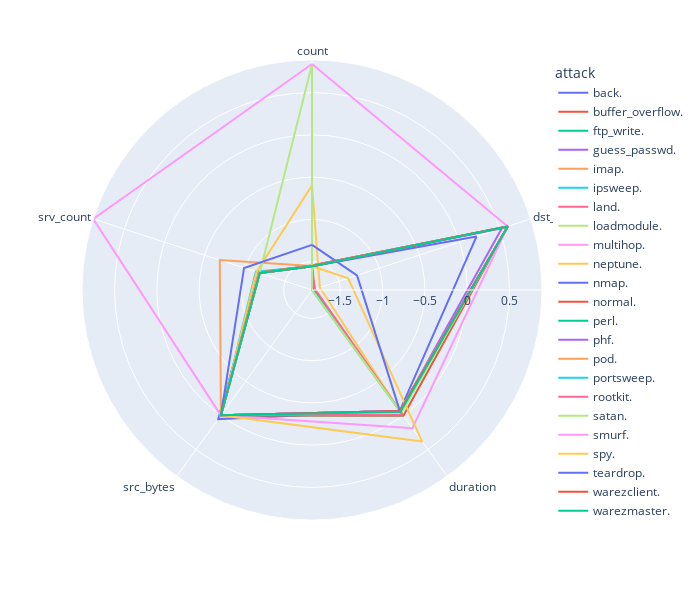

This figure's notebook cell:
### Code cell
fig = px.line_polar(df_radar, r="value", theta="variable", color="attack", line_close=True,  width=700, height=600)
fig.show()

### Figure 1 — Plotly figure (JSON) as saved in the notebook; plotly's stock layout.template omitted (floating-point values rounded to 4 significant figures)
{"data": [{"hovertemplate": "attack=back.<br>value=%{r}<br>variable=%{theta}<extra></extra>", "legendgroup": "back.", "line": {"color": "#636efa", "dash": "solid"}, "marker": {"symbol": "circle"}, "mode": "lines", "name": "back.", "r": [-1.545, 0.5994, -0.06779, 0.05213, -1.177, -1.545], "showlegend": true, "subplot": "polar", "theta": ["count", "dst_host_same_srv_rate", "duration", "src_bytes", "srv_count", "count"], "type": "scatterpolar", "visible": true}, {"hovertemplate": "attack=buffer_overflow.<br>value=%{r}<br>variable=%{theta}<extra></extra>", "legendgroup": "buffer_overflow.", "line": {"color": "#EF553B", "dash": "solid"}, "marker": {"symbol": "circle"}, "mode": "lines", "name": "buffer_overflow.", "r": [-1.554, 0.5994, 0.004268, -0.00148, -1.185, -1.554], "showlegend": true, "subplot": "polar", "theta": ["count", "dst_host_same_srv_rate", "duration", "src_bytes", "srv_count", "count"], "type": "scatterpolar", "visible": true}, {"hovertemplate": "attack=ftp_write.<br>value=%{r}<br>variable=%{theta}<extra></extra>", "legendgroup": "ftp_write.", "line": {"color": "#00cc96", "dash": "solid"}, "marker": {"symbol": "circle"}, "mode": "lines", "name": "ftp_write.", "r": [-1.554, 0.5994, -0.04942, -0.00295, -1.185, -1.554], "showlegend": true, "subplot": "polar", "theta": ["count", "dst_host_same_srv_rate", "duration", "src_bytes", "srv_count", "count"], "type": "scatterpolar", "visible": true}, {"hovertemplate": "attack=guess_passwd.<br>value=%{r}<br>variable=%{theta}<extra></extra>", "legendgroup": "guess_passwd.", "line": {"color": "#ab63fa", "dash": "solid"}, "marker": {"symbol": "circle"}, "mode": "lines", "name": "guess_passwd.", "r": [-1.55, 0.5994, -0.06779, -0.002934, -1.181, -1.55], "showlegend": true, "subplot": "polar", "theta": ["count", "dst_host_same_srv_rate", "duration", "src_bytes", "srv_count", "count"], "type": "scatterpolar", "visible": true}, {"hovertemplate": "attack=imap.<br>value=%{r}<br>variable=%{theta}<extra></extra>", "legendgroup": "imap.", "line": {"color": "#FFA15A", "dash": "solid"}, "marker": {"symbol": "circle"}, "mode": "lines", "name": "imap.", "r": [-1.552, 0.5994, -0.06779, -0.003062, -0.6877, -1.552], "showlegend": true, "subplot": "polar", "theta": ["count", "dst_host_same_srv_rate", "duration", "src_bytes", "srv_count", "count"], "type": "scatterpolar", "visible": true}, {"hovertemplate": "attack=ipsweep.<br>value=%{r}<br>variable=%{theta}<extra></extra>", "legendgroup": "ipsweep.", "line": {"color": "#19d3f3", "dash": "solid"}, "marker": {"symbol": "circle"}, "mode": "lines", "name": "ipsweep.", "r": [-1.554, 0.5994, -0.06779, -0.003054, -1.136, -1.554], "showlegend": true, "subplot": "polar", "theta": ["count", "dst_host_same_srv_rate", "duration", "src_bytes", "srv_count", "count"], "type": "scatterpolar", "visible": true}, {"hovertemplate": "attack=land.<br>value=%{r}<br>variable=%{theta}<extra></extra>", "legendgroup": "land.", "line": {"color": "#FF6692", "dash": "solid"}, "marker": {"symbol": "circle"}, "mode": "lines", "name": "land.", "r": [-1.554, 0.5994, -0.06779, -0.003062, -1.181, -1.554], "showlegend": true, "subplot": "polar", "theta": ["count", "dst_host_same_srv_rate", "duration", "src_bytes", "srv_count", "count"], "type": "scatterpolar", "visible": true}, {"hovertemplate": "attack=loadmodule.<br>value=%{r}<br>variable=%{theta}<extra></extra>", "legendgroup": "loadmodule.", "line": {"color": "#B6E880", "dash": "solid"}, "marker": {"symbol": "circle"}, "mode": "lines", "name": "loadmodule.", "r": [-1.554, 0.5994, -0.03812, -0.002918, -1.185, -1.554], "showlegend": true, "subplot": "polar", "theta": ["count", "dst_host_same_srv_rate", "duration", "src_bytes", "srv_count", "count"], "type": "scatterpolar", "visible": true}, {"hovertemplate": "attack=multihop.<br>value=%{r}<br>variable=%{theta}<extra></extra>", "legendgroup": "multihop.", "line": {"color": "#FF97FF", "dash": "solid"}, "marker": {"symbol": "circle"}, "mode": "lines", "name": "multihop.", "r": [-1.554, 0.5994, 0.1851, -0.002941, -1.185, -1.554], "showlegend": true, "subplot": "polar", "theta": ["count", "dst_host_same_srv_rate", "duration", "src_bytes", "srv_count", "count"], "type": "scatterpolar", "visible": true}, {"hovertemplate": "attack=neptune.<br>value=%{r}<br>variable=%{theta}<extra></extra>", "legendgroup": "neptune.", "line": {"color": "#FECB52", "dash": "solid"}, "marker": {"symbol": "circle"}, "mode": "lines", "name": "neptune.", "r": [-0.5972, -1.738, -0.06779, -0.003062, -1.144, -0.5972], "showlegend": true, "subplot": "polar", "theta": ["count", "dst_host_same_srv_rate", "duration", "src_bytes", "srv_count", "count"], "type": "scatterpolar", "visible": true}, {"hovertemplate": "attack=nmap.<br>value=%{r}<br>variable=%{theta}<extra></extra>", "legendgroup": "nmap.", "line": {"color": "#636efa", "dash": "solid"}, "marker": {"symbol": "circle"}, "mode": "lines", "name": "nmap.", "r": [-1.554, 0.2099, -0.06779, -0.003054, -1.181, -1.554], "showlegend": true, "subplot": "polar", "theta": ["count", "dst_host_same_srv_rate", "duration", "src_bytes", "srv_count", "count"], "type": "scatterpolar", "visible": true}, {"hovertemplate": "attack=normal.<br>value=%{r}<br>variable=%{theta}<extra></extra>", "legendgroup": "normal.", "line": {"color": "#EF553B", "dash": "solid"}, "marker": {"symbol": "circle"}, "mode": "lines", "name": "normal.", "r": [-1.545, 0.5994, -0.06779, -0.002828, -1.173, -1.545], "showlegend": true, "subplot": "polar", "theta": ["count", "dst_host_same_srv_rate", "duration", "src_bytes", "srv_count", "count"], "type": "scatterpolar", "visible": true}, {"hovertemplate": "attack=perl.<br>value=%{r}<br>variable=%{theta}<extra></extra>", "legendgroup": "perl.", "line": {"color": "#00cc96", "dash": "solid"}, "marker": {"symbol": "circle"}, "mode": "lines", "name": "perl.", "r": [-1.554, -1.811, -0.00421, -0.00279, -1.185, -1.554], "showlegend": true, "subplot": "polar", "theta": ["count", "dst_host_same_srv_rate", "duration", "src_bytes", "srv_count", "count"], "type": "scatterpolar", "visible": true}, {"hovertemplate": "attack=phf.<br>value=%{r}<br>variable=%{theta}<extra></extra>", "legendgroup": "phf.", "line": {"color": "#ab63fa", "dash": "solid"}, "marker": {"symbol": "circle"}, "mode": "lines", "name": "phf.", "r": [-1.554, 0.5264, -0.06355, -0.00301, -1.185, -1.554], "showlegend": true, "subplot": "polar", "theta": ["count", "dst_host_same_srv_rate", "duration", "src_bytes", "srv_count", "count"], "type": "scatterpolar", "visible": true}, {"hovertemplate": "attack=pod.<br>value=%{r}<br>variable=%{theta}<extra></extra>", "legendgroup": "pod.", "line": {"color": "#FFA15A", "dash": "solid"}, "marker": {"symbol": "circle"}, "mode": "lines", "name": "pod.", "r": [-1.55, 0.5994, -0.06779, -0.001564, -1.173, -1.55], "showlegend": true, "subplot": "polar", "theta": ["count", "dst_host_same_srv_rate", "duration", "src_bytes", "srv_count", "count"], "type": "scatterpolar", "visible": true}, {"hovertemplate": "attack=portsweep.<br>value=%{r}<br>variable=%{theta}<extra></extra>", "legendgroup": "portsweep.", "line": {"color": "#19d3f3", "dash": "solid"}, "marker": {"symbol": "circle"}, "mode": "lines", "name": "portsweep.", "r": [-1.554, -1.835, -0.06779, -0.003062, -1.185, -1.554], "showlegend": true, "subplot": "polar", "theta": ["count", "dst_host_same_srv_rate", "duration", "src_bytes", "srv_count", "count"], "type": "scatterpolar", "visible": true}, {"hovertemplate": "attack=rootkit.<br>value=%{r}<br>variable=%{theta}<extra></extra>", "legendgroup": "rootkit.", "line": {"color": "#FF6692", "dash": "solid"}, "marker": {"symbol": "circle"}, "mode": "lines", "name": "rootkit.", "r": [-1.554, -1.798, -0.01057, -0.002973, -1.185, -1.554], "showlegend": true, "subplot": "polar", "theta": ["count", "dst_host_same_srv_rate", "duration", "src_bytes", "srv_count", "count"], "type": "scatterpolar", "visible": true}, {"hovertemplate": "attack=satan.<br>value=%{r}<br>variable=%{theta}<extra></extra>", "legendgroup": "satan.", "line": {"color": "#B6E880", "dash": "solid"}, "marker": {"symbol": "circle"}, "mode": "lines", "name": "satan.", "r": [0.8338, -1.835, -0.06779, -0.003062, -1.185, 0.8338], "showlegend": true, "subplot": "polar", "theta": ["count", "dst_host_same_srv_rate", "duration", "src_bytes", "srv_count", "count"], "type": "scatterpolar", "visible": true}, {"hovertemplate": "attack=smurf.<br>value=%{r}<br>variable=%{theta}<extra></extra>", "legendgroup": "smurf.", "line": {"color": "#FF97FF", "dash": "solid"}, "marker": {"symbol": "circle"}, "mode": "lines", "name": "smurf.", "r": [0.8385, 0.5994, -0.06779, -0.002017, 0.8854, 0.8385], "showlegend": true, "subplot": "polar", "theta": ["count", "dst_host_same_srv_rate", "duration", "src_bytes", "srv_count", "count"], "type": "scatterpolar", "visible": true}, {"hovertemplate": "attack=spy.<br>value=%{r}<br>variable=%{theta}<extra></extra>", "legendgroup": "spy.", "line": {"color": "#FECB52", "dash": "solid"}, "marker": {"symbol": "circle"}, "mode": "lines", "name": "spy.", "r": [-1.554, -1.385, 0.3815, -0.002885, -1.185, -1.554], "showlegend": true, "subplot": "polar", "theta": ["count", "dst_host_same_srv_rate", "duration", "src_bytes", "srv_count", "count"], "type": "scatterpolar", "visible": true}, {"hovertemplate": "attack=teardrop.<br>value=%{r}<br>variable=%{theta}<extra></extra>", "legendgroup": "teardrop.", "line": {"color": "#636efa", "dash": "solid"}, "marker": {"symbol": "circle"}, "mode": "lines", "name": "teardrop.", "r": [-1.301, -1.275, -0.06779, -0.003033, -0.9902, -1.301], "showlegend": true, "subplot": "polar", "theta": ["count", "dst_host_same_srv_rate", "duration", "src_bytes", "srv_count", "count"], "type": "scatterpolar", "visible": true}, {"hovertemplate": "attack=warezclient.<br>value=%{r}<br>variable=%{theta}<extra></extra>", "legendgroup": "warezclient.", "line": {"color": "#EF553B", "dash": "solid"}, "marker": {"symbol": "circle"}, "mode": "lines", "name": "warezclient.", "r": [-1.554, 0.5994, -0.06779, -0.002724, -1.185, -1.554], "showlegend": true, "subplot": "polar", "theta": ["count", "dst_host_same_srv_rate", "duration", "src_bytes", "srv_count", "count"], "type": "scatterpolar", "visible": true}, {"hovertemplate": "attack=warezmaster.<br>value=%{r}<br>variable=%{theta}<extra></extra>", "legendgroup": "warezmaster.", "line": {"color": "#00cc96", "dash": "solid"}, "marker": {"symbol": "circle"}, "mode": "lines", "name": "warezmaster.", "r": [-1.554, 0.5994, -0.05508, -0.003062, -1.185, -1.554], "showlegend": true, "subplot": "polar", "theta": ["count", "dst_host_same_srv_rate", "duration", "src_bytes", "srv_count", "count"], "type": "scatterpolar", "visible": true}], "layout": {"height": 600, "legend": {"title": {"text": "attack"}, "tracegroupgap": 0}, "margin": {"t": 60}, "polar": {"angularaxis": {"direction": "clockwise", "rotation": 90, "type": "category"}, "domain": {"x": [0, 1], "y": [0, 1]}, "radialaxis": {"autorange": true, "range": [-1.835, 0.8854], "type": "linear"}}, "width": 700}}
